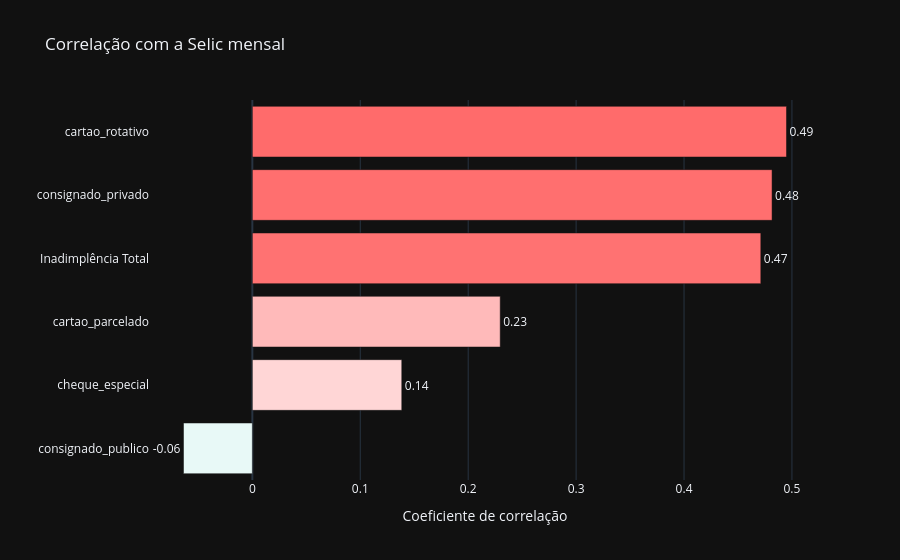

The code cell stored with this chart in its notebook:
### Code cell
correlacoes = base_final[["cheque_especial", "cartao_rotativo", "cartao_parcelado", "consignado_privado", "consignado_publico", "Inadimplência Total","selic_mensal"]].corr()["selic_mensal"].drop("selic_mensal").sort_values()

fig = px.bar(
    x=correlacoes.values,
    y=correlacoes.index,
    orientation="h",
    text=correlacoes.values,
    color=correlacoes.values,
    color_continuous_scale=["#4ECDC4", "#FFFFFF", "#FF6B6B"],
    color_continuous_midpoint=0,
    title="Correlação com a Selic mensal",
    labels={"x": "Coeficiente de correlação", "y": ""}
)

fig.update_traces(texttemplate="%{x:.2f}", textposition="outside")
fig.update_layout(coloraxis_showscale=False, template="plotly_dark")

### Figure 1 — Plotly figure (JSON) as saved in the notebook; plotly's stock layout.template omitted (floating-point values rounded to 4 significant figures)
{"data": [{"hovertemplate": "Coeficiente de correlação=%{x}<br>=%{y}<br>text=%{text}<br>color=%{marker.color}<extra></extra>", "legendgroup": "", "marker": {"color": [-0.06381, 0.1384, 0.2297, 0.4711, 0.4816, 0.4949], "coloraxis": "coloraxis", "pattern": {"shape": ""}}, "name": "", "orientation": "h", "showlegend": false, "text": [-0.06381, 0.1384, 0.2297, 0.4711, 0.4816, 0.4949], "textposition": "outside", "texttemplate": "%{x:.2f}", "type": "bar", "x": [-0.06381, 0.1384, 0.2297, 0.4711, 0.4816, 0.4949], "xaxis": "x", "y": ["consignado_publico", "cheque_especial", "cartao_parcelado", "Inadimplência Total", "consignado_privado", "cartao_rotativo"], "yaxis": "y"}], "layout": {"barmode": "relative", "coloraxis": {"autocolorscale": false, "cmid": 0, "colorbar": {"title": {"text": "color"}}, "colorscale": [[0, "#4ECDC4"], [0.5, "#FFFFFF"], [1, "#FF6B6B"]], "showscale": false}, "legend": {"tracegroupgap": 0}, "title": {"text": "Correlação com a Selic mensal"}, "xaxis": {"anchor": "y", "domain": [0, 1], "title": {"text": "Coeficiente de correlação"}}, "yaxis": {"anchor": "x", "domain": [0, 1], "title": {"text": ""}}}}
